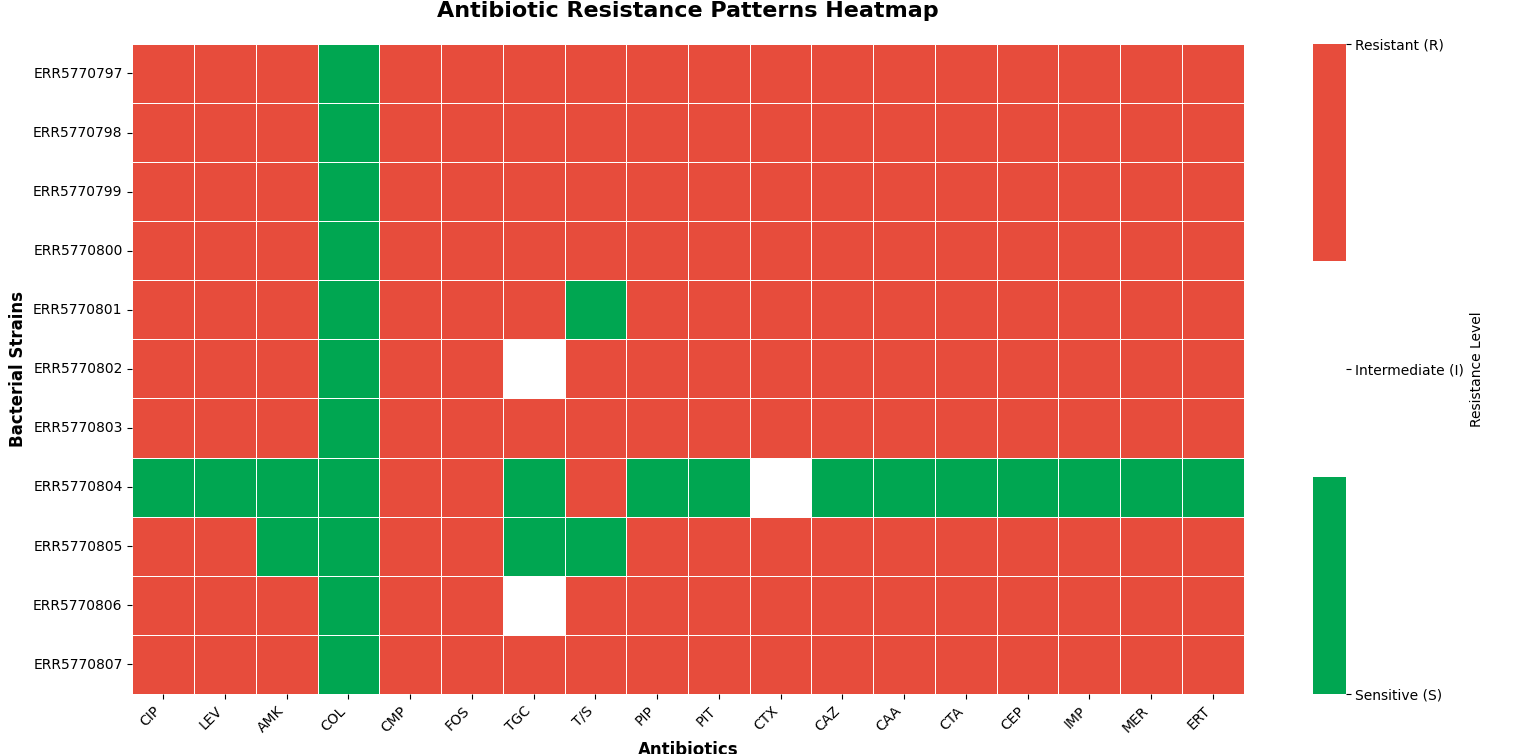

Write the Python code that produced this figure.
import pandas as pd
import numpy as np
import matplotlib.pyplot as plt
import seaborn as sns

# Read the CSV file
df = pd.read_csv('11chung_RS.csv')

# Clean the data - remove empty columns and rows
df = df.dropna(axis=1, how='all')  # Remove completely empty columns
df = df.dropna(axis=0, how='all')  # Remove completely empty rows

# Get the actual data starting from row with antibiotic abbreviations
# Find the row that contains the antibiotic abbreviations
antibiotic_row = None
for i, row in df.iterrows():
    if 'CIP' in str(row.values):
        antibiotic_row = i
        break

if antibiotic_row is not None:
    # Extract column names (antibiotic abbreviations)
    antibiotics = df.iloc[antibiotic_row, 2:].values  # Skip 'No' and 'Commn Name' columns
    antibiotics = [ab for ab in antibiotics if pd.notna(ab) and ab != '']
    
    # Extract bacterial strain names and resistance data
    data_rows = df.iloc[antibiotic_row+1:].copy()
    data_rows = data_rows.dropna(subset=[df.columns[1]])  # Remove rows without strain names
    
    # Extract strain names (remove numbering if present)
    strain_names = data_rows.iloc[:, 1].values
    
    # Extract resistance data
    resistance_data = data_rows.iloc[:, 2:2+len(antibiotics)].values
    
    # Convert R/I/S to numerical values
    # R (Resistant) = 2, I (Intermediate) = 1, S (Sensitive) = 0
    resistance_matrix = np.zeros((len(strain_names), len(antibiotics)))
    
    for i in range(len(strain_names)):
        for j in range(len(antibiotics)):
            if j < resistance_data.shape[1]:
                val = str(resistance_data[i, j]).strip().upper()
                if val == 'R':
                    resistance_matrix[i, j] = 2
                elif val == 'I':
                    resistance_matrix[i, j] = 1
                elif val == 'S':
                    resistance_matrix[i, j] = 0
                else:
                    resistance_matrix[i, j] = np.nan
    
    # Create DataFrame for heatmap
    heatmap_df = pd.DataFrame(resistance_matrix, 
                             index=strain_names, 
                             columns=antibiotics)
    
    # Create the heatmap
    plt.figure(figsize=(16, 10))
    
    # Custom colormap: Green for Sensitive, White for Intermediate, Red for Resistant
    colors = ['#00A651', '#FFFFFF', '#E74C3C']  # Green, White, Red
    n_bins = 3
    cmap = plt.cm.colors.ListedColormap(colors)
    
    # Create heatmap
    sns.heatmap(heatmap_df, 
                cmap=cmap, 
                vmin=0, 
                vmax=2,
                cbar_kws={'ticks': [0, 1, 2], 
                         'label': 'Resistance Level'},
                linewidths=0.5,
                linecolor='white',
                square=False,
                annot=False)
    
    # Customize the plot
    plt.title('Antibiotic Resistance Patterns Heatmap', fontsize=16, fontweight='bold', pad=20)
    plt.xlabel('Antibiotics', fontsize=12, fontweight='bold')
    plt.ylabel('Bacterial Strains', fontsize=12, fontweight='bold')
    
    # Rotate x-axis labels for better readability
    plt.xticks(rotation=45, ha='right')
    plt.yticks(rotation=0)
    
    # Customize colorbar
    cbar = plt.gca().collections[0].colorbar
    cbar.set_ticklabels(['Susceptible(S)', 'Intermediate (I)', 'Resistant (R)'])
    
    # Adjust layout to prevent label cutoff
    plt.tight_layout()
    
    # Show the plot
    plt.show()
    
    #plt.savefig("RIS_11chung.png", dpi  =300)